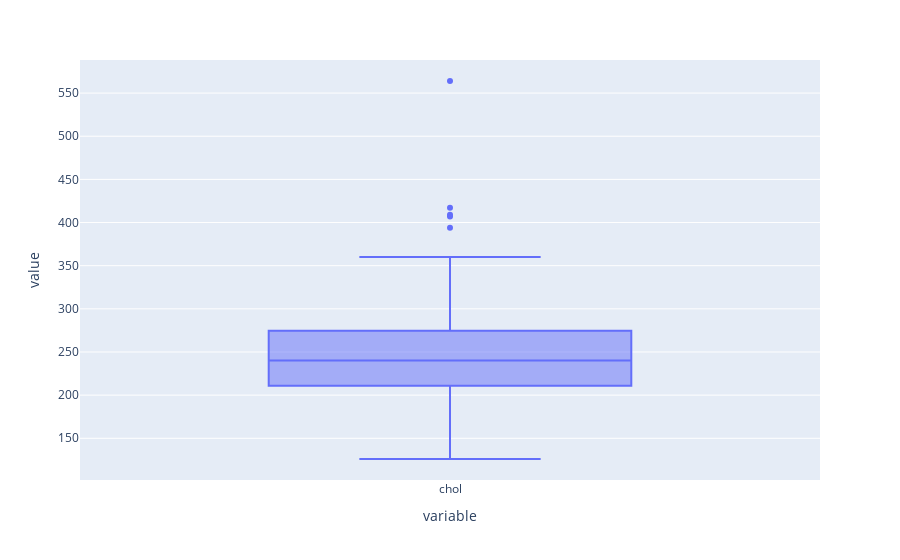

Write notebook code for a chart like this one.
### Code cell
import plotly.express as px

px.box(data['chol'])

### Figure 1 — Plotly figure (JSON) as saved in the notebook; plotly's stock layout.template omitted (floating-point values rounded to 4 significant figures; data arrays with more than 128 entries replaced by an {"elided": "..."} marker saying what was removed)
{"data": [{"alignmentgroup": "True", "hovertemplate": "variable=%{x}<br>value=%{y}<extra></extra>", "legendgroup": "", "marker": {"color": "#636efa"}, "name": "", "notched": false, "offsetgroup": "", "orientation": "v", "showlegend": false, "type": "box", "x": {"elided": "303 str values"}, "x0": " ", "xaxis": "x", "y": {"elided": "303 int values"}, "y0": " ", "yaxis": "y"}], "layout": {"boxmode": "group", "legend": {"tracegroupgap": 0}, "margin": {"t": 60}, "xaxis": {"anchor": "y", "domain": [0, 1], "title": {"text": "variable"}}, "yaxis": {"anchor": "x", "domain": [0, 1], "title": {"text": "value"}}}}
